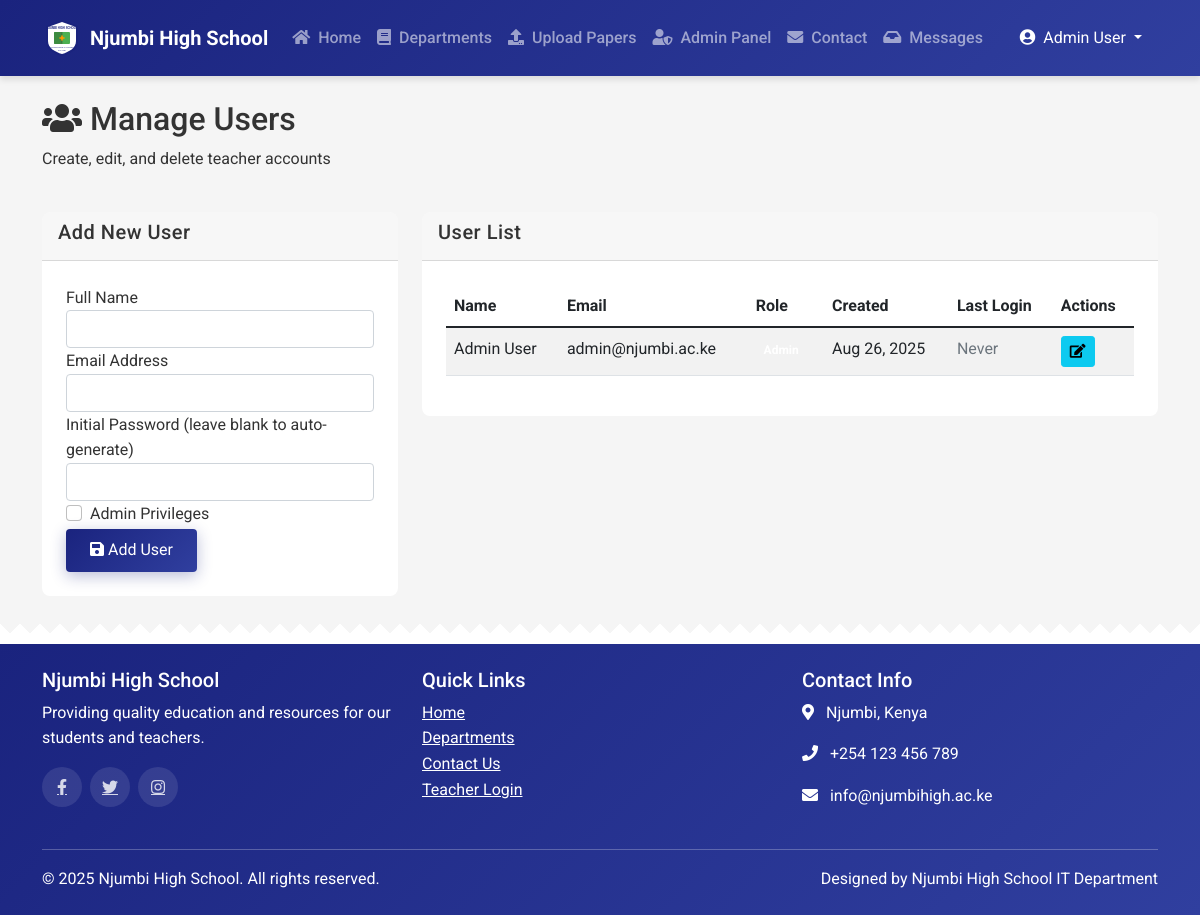
The page /admin/users.php (signed in) on the database its author committed.
### tables this page shows
CREATE TABLE IF NOT EXISTS users (
    id INT AUTO_INCREMENT PRIMARY KEY,
    name VARCHAR(100) NOT NULL,
    email VARCHAR(100) NOT NULL UNIQUE,
    password VARCHAR(255) NOT NULL,
    is_admin BOOLEAN DEFAULT FALSE,
    department_id INT,
    created_at TIMESTAMP DEFAULT CURRENT_TIMESTAMP,
    last_login TIMESTAMP NULL,
    status ENUM('active', 'inactive', 'suspended') DEFAULT 'active',
    FOREIGN KEY (department_id) REFERENCES departments(id) ON DELETE SET NULL
);

### admin/users.php (the view, shortened to what this page needs)
<?php
$conn = getDbConnection();
$users = array();
$editUser = null;
$sql = "SELECT id, name, email, is_admin, created_at, last_login FROM users ORDER BY name";
$result = $conn->query($sql);
if ($result) {
    while ($row = $result->fetch_assoc()) {
        $users[] = $row;
    }
}
include_once 'includes/header.php';
?>
<div class="container mt-4">
    <div class="row mb-4">
        <div class="col-md-12">
            <h2><i class="fas fa-users"></i> Manage Users</h2>
            <p>Create, edit, and delete teacher accounts</p>
        </div>
    </div>
    <div class="row">
        <div class="col-md-4">
            <div class="card">
                <div class="card-header">
                    <h5><?php echo $editUser ? 'Edit User' : 'Add New User'; ?></h5>
                </div>
                <div class="card-body">
                    <form method="post" action="users.php">
                        <div class="form-group">
                            <label for="name">Full Name</label>
                            <input type="text" class="form-control" id="name" name="name" required
                                value="<?php echo $editUser ? htmlspecialchars($editUser['name']) : ''; ?>">
                        </div>
                        <div class="form-group">
                            <label for="email">Email Address</label>
                            <input type="email" class="form-control" id="email" name="email" required
                                value="<?php echo $editUser ? htmlspecialchars($editUser['email']) : ''; ?>">
                        </div>
                        <?php if (!$editUser): ?>
                        <div class="form-group">
                            <label for="password">Initial Password (leave blank to auto-generate)</label>
                            <input type="text" class="form-control" id="password" name="password">
                        </div>
                        <?php endif; ?>
                        <div class="form-group form-check">
                            <input type="checkbox" class="form-check-input" id="is_admin" name="is_admin" value="1"
                                <?php echo ($editUser && $editUser['is_admin'] == 1) ? 'checked' : ''; ?>>
                            <label class="form-check-label" for="is_admin">Admin Privileges</label>
                        </div>
                        <button type="submit" class="btn btn-primary">
                            <i class="fas fa-save"></i> <?php echo $editUser ? 'Update User' : 'Add User'; ?>
                        </button>
                    </form>
                </div>
            </div>
        </div>
        <div class="col-md-8">
            <div class="card">
                <div class="card-header">
                    <h5>User List</h5>
                </div>
                <div class="card-body">
                    <div class="table-responsive">
                        <table class="table table-striped">
                            <thead>
                                <tr>
                                    <th>Name</th>
                                    <th>Email</th>
                                    <th>Role</th>
                                    <th>Created</th>
                                    <th>Last Login</th>
                                    <th>Actions</th>
                                </tr>
                            </thead>
                            <tbody>
                                <?php if (count($users) > 0): ?>
                                    <?php foreach ($users as $user): ?>
                                    <tr>
                                        <td><?php echo htmlspecialchars($user['name']); ?></td>
                                        <td><?php echo htmlspecialchars($user['email']); ?></td>
                                        <td>
                                            <?php if ($user['is_admin'] == 1): ?>
                                                <span class="badge badge-primary">Admin</span>
                                            <?php else: ?>
                                                <span class="badge badge-secondary">Teacher</span>
                                            <?php endif; ?>
                                        </td>
                                        <td><?php echo date('M d, Y', strtotime($user['created_at'])); ?></td>
                                        <td>
                                            <?php
                                            if ($user['last_login']) {
                                                echo date('M d, Y H:i', strtotime($user['last_login']));
                                            } else {
                                                echo '<span class="text-muted">Never</span>';
                                            }
                                            ?>
                                        </td>
                                        <td>
                                            <a href="users.php?action=edit&id=<?php echo $user['id']; ?>" class="btn btn-sm btn-info">
                                                <i class="fas fa-edit"></i>
                                            </a>
                                        </td>
                                    </tr>
                                    <?php endforeach; ?>
                                <?php else: ?>
                                    <tr>
                                        <td colspan="6" class="text-center">No users found</td>
                                    </tr>
                                <?php endif; ?>
                            </tbody>
                        </table>
                    </div>
                </div>
            </div>
        </div>
    </div>
</div>
<?php
include_once 'includes/footer.php';
?>

### assets/css/style.css (style rules this page uses)
:root { --primary-color: #1a237e; --secondary-color: #4caf50; --accent-color: #ff9800; --light-color: #f5f5f5; --dark-color: #333; --gray-color: #757575; --border-radius: 8px; --box-shadow: 0 4px 6px rgba(0, 0, 0, 0.1); --transition-speed: 0.3s; --gradient-primary: linear-gradient(135deg, #1a237e 0%, #303f9f 100%); --gradient-secondary: linear-gradient(135deg, #4caf50 0%, #2e7d32 100%); }
body { font-family: 'Roboto', sans-serif; color: var(--dark-color); background-color: var(--light-color); line-height: 1.6; background-image: linear-gradient(to bottom, rgba(245, 245, 245, 0.8) 0%, rgba(245, 245, 245, 0.9) 100%); background-attachment: fixed; }
.card { transition: transform var(--transition-speed) ease, box-shadow var(--transition-speed) ease; border-radius: var(--border-radius); border: none; overflow: hidden; }
.card-header { font-weight: 600; letter-spacing: 0.5px; }
.card-body { padding: 1.5rem; }
.btn-primary { background: var(--gradient-primary); border: none; box-shadow: 0 4px 15px rgba(26, 35, 126, 0.3); padding: 0.6rem 1.5rem; transition: all var(--transition-speed) ease; position: relative; overflow: hidden; z-index: 1; }
.btn-primary::after { content: ''; position: absolute; bottom: 0; left: 0; width: 100%; height: 100%; background-color: rgba(0, 0, 0, 0.1); z-index: -1; transform: scaleY(0); transform-origin: bottom; transition: transform var(--transition-speed) ease; }

### rows shown on the page
users: name "Admin User", email "admin@njumbi.ac.ke", created_at "Aug 26, 2025", shows "Never"

### other values the page prints
$userName "Admin User"
